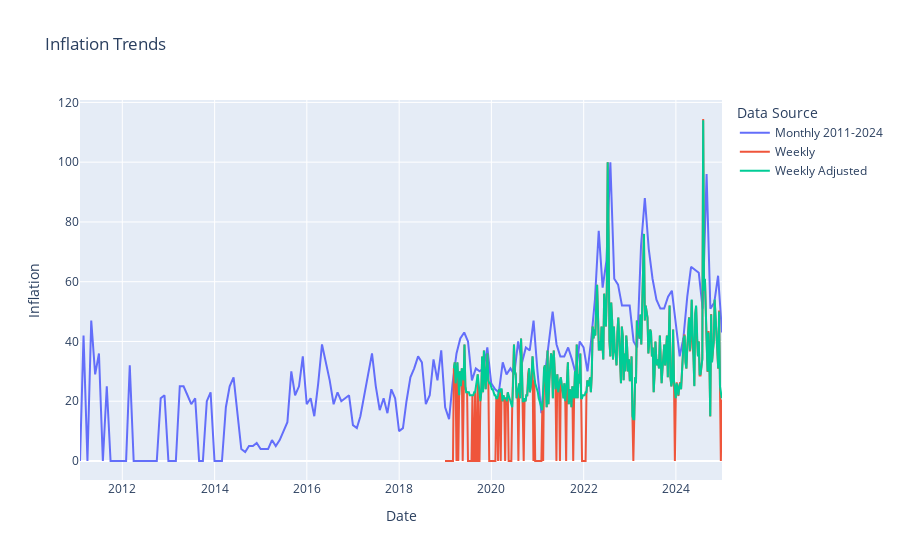

The notebook cell this image was saved under:
### Code cell
fig = go.Figure()
fig.add_trace(go.Scatter(x=gt_m_2011_2024.index, y=gt_m_2011_2024['Inflación'], mode='lines', name='Monthly 2011-2024'))
fig.add_trace(go.Scatter(x=all_weekly.index, y=all_weekly['Inflación'], mode='lines', name='Weekly'))
fig.add_trace(go.Scatter(x=GT_weekly.index, y=GT_weekly['Inflación'], mode='lines', name='Weekly Adjusted'))

fig.update_layout(
    title='Inflation Trends',
    xaxis_title='Date',
    yaxis_title='Inflation',
    legend_title='Data Source'
)
fig.show()

### Figure 1 — Plotly figure (JSON) as saved in the notebook; plotly's stock layout.template omitted (floating-point values rounded to 4 significant figures; data arrays with more than 128 entries replaced by an {"elided": "..."} marker saying what was removed)
{"data": [{"mode": "lines", "name": "Monthly 2011-2024", "type": "scatter", "x": {"elided": "168 str values"}, "y": {"elided": "168 int values"}}, {"mode": "lines", "name": "Weekly", "type": "scatter", "x": {"elided": "314 str values"}, "y": {"elided": "314 float values"}}, {"mode": "lines", "name": "Weekly Adjusted", "type": "scatter", "x": {"elided": "314 str values"}, "y": {"elided": "314 int values"}}], "layout": {"legend": {"title": {"text": "Data Source"}}, "title": {"text": "Inflation Trends"}, "xaxis": {"title": {"text": "Date"}}, "yaxis": {"title": {"text": "Inflation"}}}}
